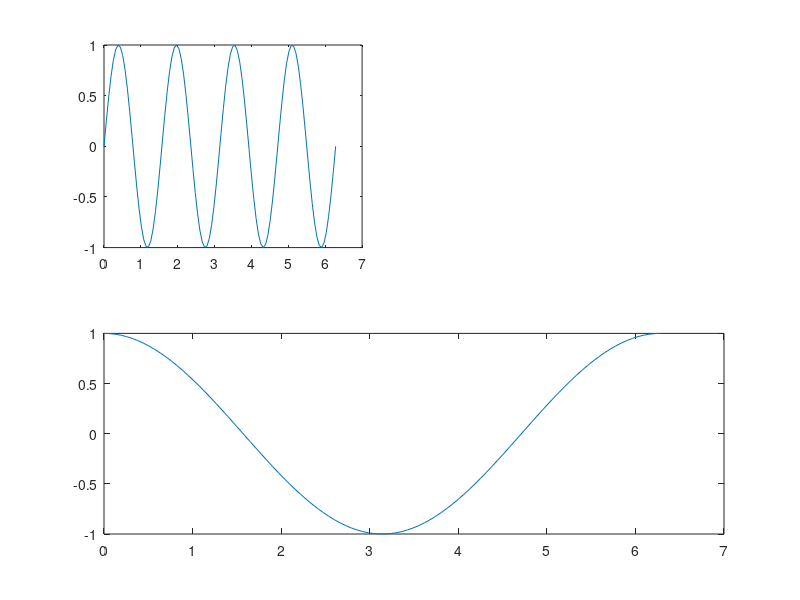

The MATLAB source for this figure:
clear
close all
clc


ax1=subplot(2,2,1);
x=linspace(0,2*pi); 


y1=sin(x);
plot(x,y1); %first plot 

ax2=subplot(2,1,2);
y2=cos(x) 
plot(x,y2) %Second plot 

hold(ax1,'on')
y3=sin(2*x)
plot(ax1,x,y3) 

hold(ax1,'off') 
y4=sin(4*x);
plot(ax1,x,y4) 




